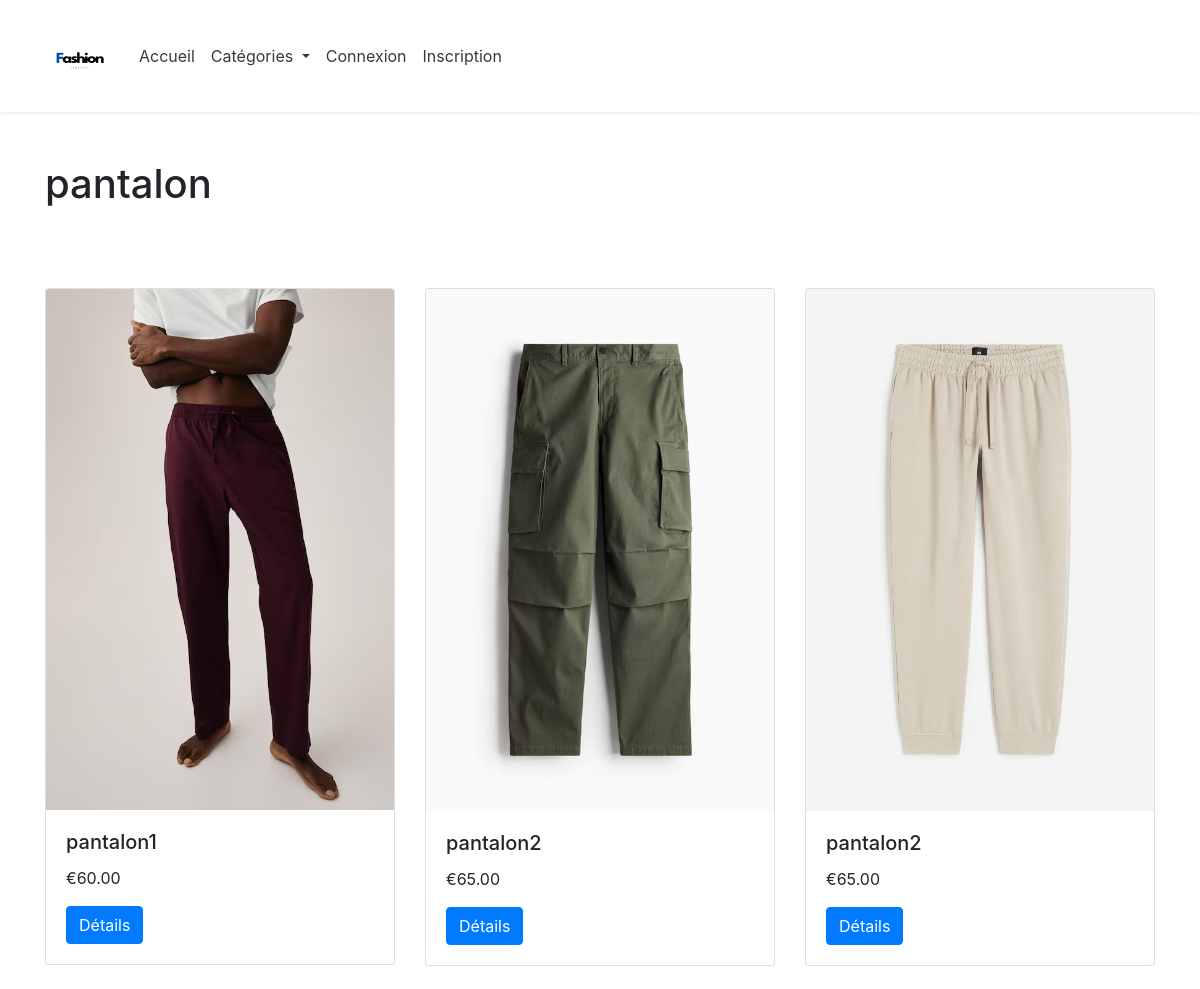
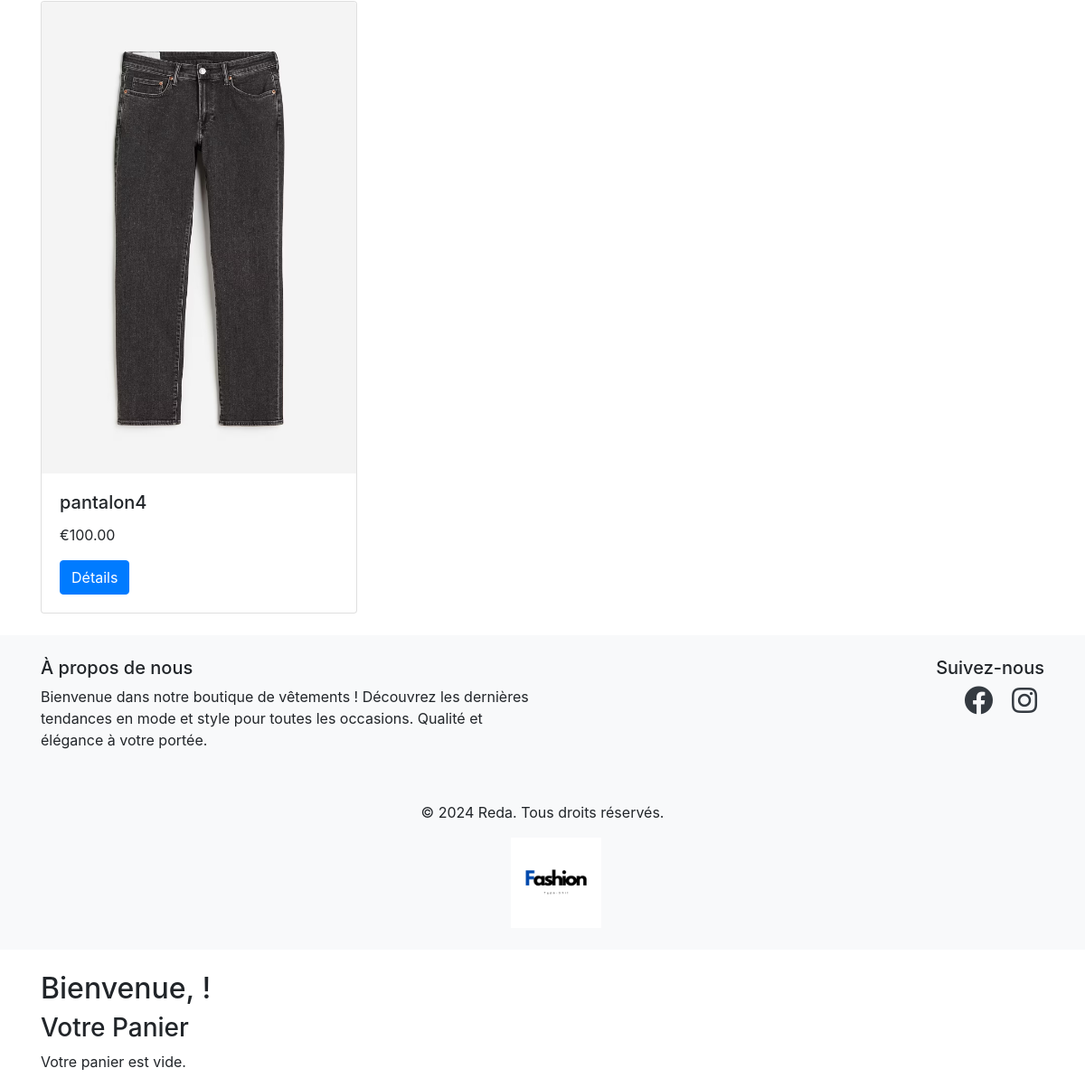
Screenshot of /index.php?action=view_products_by_category&category_id=499 with the database file from the repository (2 pictures, top to bottom).
### tables this page shows
CREATE TABLE `categories` (
  `category_id` int(11) NOT NULL,
  `name` varchar(255) NOT NULL,
  `description` text DEFAULT NULL,
  `image` varchar(255) DEFAULT NULL
);

CREATE TABLE `products` (
  `product_id` int(11) NOT NULL,
  `category_id` int(11) DEFAULT NULL,
  `name` varchar(255) NOT NULL,
  `description` text DEFAULT NULL,
  `price` decimal(10,2) NOT NULL,
  `image` varchar(255) DEFAULT NULL,
  `created_at` timestamp NOT NULL DEFAULT current_timestamp()
);

### controllers/CategoryController.php (called while the page is built, shortened)
<?php
class CategoryController {
    private $categoryModel;
    public function __construct($db) {
        $this->categoryModel = new Category($db);
    }
    public function viewProductsByCategory($categoryId) {
        $categoryName = $this->categoryModel->getCategoryName($categoryId);
        $products = $this->categoryModel->getProductsByCategory($categoryId);
        include 'views/product/category_products.php';
    }
}
?>

### models/Category.php (called while the page is built, shortened)
<?php
class Category {
    private $db;
    public function __construct($db) {
        $this->db = $db;
    }
    public function getCategoryName($categoryId) {
        $query = "SELECT name FROM categories WHERE category_id = :category_id";
        $stmt = $this->db->prepare($query);
        $stmt->bindParam(':category_id', $categoryId, PDO::PARAM_INT);
        $stmt->execute();
        $category = $stmt->fetch(PDO::FETCH_ASSOC);
        return $category ? $category['name'] : null;
    }
    public function getProductsByCategory($categoryId) {
        $query = "
            SELECT
                p.product_id,
                p.name AS product_name,
                p.price AS product_price,
                p.image AS product_image
            FROM products p
            WHERE p.category_id = :category_id
        ";
        $stmt = $this->db->prepare($query);
        $stmt->bindParam(':category_id', $categoryId, PDO::PARAM_INT);
        $stmt->execute();
        return $stmt->fetchAll(PDO::FETCH_ASSOC);
    }
}
?>

### views/product/category_products.php (the view, shortened to what this page needs)
<!DOCTYPE html>
<html lang="fr">
<head>
    <link rel="stylesheet" href="https://stackpath.bootstrapcdn.com/bootstrap/4.5.2/css/bootstrap.min.css">
</head>
<body>
    <br/>
<div class="container mt-4">
    <h1>  <?= htmlspecialchars($categoryName); ?></h1>
<br/>
<br/>
<br/>
    <?php if (!empty($products)): ?>
        <div class="row">
            <?php foreach ($products as $product): ?>
                <div class="col-md-4">
                    <div class="card mb-4">
                        <img src="<?= htmlspecialchars($product['product_image']); ?>" class="card-img-top" alt="<?= htmlspecialchars($product['product_name']); ?>">
                        <div class="card-body">
                            <h5 class="card-title"><?= htmlspecialchars($product['product_name']); ?></h5>
                            <p class="card-text">€<?= htmlspecialchars($product['product_price']); ?></p>
                            <a href="index.php?action=view_product&id=<?= htmlspecialchars($product['product_id']); ?>" class="btn btn-primary">Détails</a>
                        </div>
                    </div>
                </div>
            <?php endforeach; ?>
        </div>
    <?php else: ?>
        <p class="alert alert-warning">Votre catégorie est vide.</p>
    <?php endif; ?>
</div>
<?php include 'views/shared/footer.php'; ?>
<!DOCTYPE html>
<html lang="fr">
<head>
    <link rel="stylesheet" href="https://stackpath.bootstrapcdn.com/bootstrap/4.5.2/css/bootstrap.min.css">
</head>
<body>
    <div class="container mt-4">
        <h2>Bienvenue, <?= htmlspecialchars($_SESSION['username']); ?>!</h2>
        <h3>Votre Panier</h3>
        <?php if (empty($items)): ?>
            <p>Votre panier est vide.</p>
        <?php endif; ?>
    </div>
</body>
</html>
</body>
</html>

### views/shared/navbar.php (shortened to what this page needs)
<?php
require_once 'models/Category.php';
$action = $_GET['action'] ?? '';
?>
<nav class="navbar navbar-expand-lg navbar-light bg-white shadow-sm py-3">
    <div class="container">
        <a href="index.php" class="navbar-brand d-flex align-items-center">
            <img src="views/shared/uploads/aaa.png" alt="a" style="width: 70px; height: 70px; padding-top: 10px;">
        </a>
        <div class="collapse navbar-collapse" id="navbarNav">
            <ul class="navbar-nav ms-auto align-items-center">
                <li class="nav-item">
                    <a class="nav-link fw-semibold text-dark" href="index.php?action=home">Accueil</a>
                </li>
                <li class="nav-item dropdown">
                    <a class="nav-link dropdown-toggle fw-semibold text-dark" href="#" id="categoriesDropdown" role="button" data-bs-toggle="dropdown" aria-expanded="false">
                        Catégories
                    </a>
                </li>
                <?php if (isset($_SESSION['user_id'])): ?>
                    <?php if ($_SESSION['role'] !== 'admin'): ?>
                        <li class="nav-item">
                            <a class="nav-link fw-semibold text-dark" href="index.php?action=view_cart">
                                <i class="bi bi-cart-fill"></i> Panier
                            </a>
                        </li>
                    <?php endif; ?>
                    <li class="nav-item dropdown">
                        <a class="nav-link dropdown-toggle fw-semibold text-dark d-flex align-items-center" href="#" id="userDropdown" role="button" data-bs-toggle="dropdown" aria-expanded="false">
                            <i class="bi bi-person-circle me-1"></i> <?= htmlspecialchars($_SESSION['username']); ?>
                        </a>
                        <ul class="dropdown-menu dropdown-menu-end" aria-labelledby="userDropdown">
                            <li><a class="dropdown-item" href="index.php?action=account"><i class="bi bi-person"></i> Mon compte</a></li>
                            <li><a class="dropdown-item text-danger" href="index.php?action=logout"><i class="bi bi-box-arrow-right"></i> Déconnexion</a></li>
                        </ul>
                    </li>
                <?php else: ?>
                    <?php if ($action !== 'login'): ?>
                        <li class="nav-item">
                            <a class="nav-link fw-semibold text-dark" href="index.php?action=login"><i class="bi bi-box-arrow-in-right"></i> Connexion</a>
                        </li>
                    <?php endif; ?>
                    <?php if ($action !== 'register'): ?>
                        <li class="nav-item">
                            <a class="nav-link fw-semibold text-dark" href="index.php?action=register"><i class="bi bi-person-plus"></i> Inscription</a>
                        </li>
                    <?php endif; ?>
                <?php endif; ?>
            </ul>
        </div>
    </div>
</nav>

### index.php (shortened to what this page needs)
<?php
require_once 'controllers/OrderController.php';
require_once 'controllers/CategoryController.php';
include 'views/shared/navbar.php';
$db = new Database();
$connection = $db->connect();
$action = $_GET['action'] ?? 'home';
switch ($action) {
    case 'view_products_by_category':
        if (isset($_GET['category_id'])) {
            $controller = new CategoryController($connection);
            $controller->viewProductsByCategory((int)$_GET['category_id']);
        } else {
            echo "ID de catégorie non spécifié.";
        }
        break;
}
?>

### views/shared/footer.php
<link href="https://cdnjs.cloudflare.com/ajax/libs/font-awesome/5.15.4/css/all.min.css" rel="stylesheet">
<footer class="footer mt-auto py-4 bg-light">
    <div class="container">
        <div class="row">
            <div class="col-md-6 text-center text-md-left">
                <h5>À propos de nous</h5>
                <p>
                    Bienvenue dans notre boutique de vêtements ! Découvrez les dernières tendances en mode et style pour toutes les occasions. Qualité et élégance à votre portée.
                </p>
            </div>
            <div class="col-md-6 text-center text-md-right">
                <h5>Suivez-nous</h5>
                <a href="https://www.facebook.com/anas.ml.773/" target="_blank" class="text-dark mx-2">
                    <i class="fab fa-facebook fa-2x"></i>
                </a>
                <a href="https://www.instagram.com/anass.mili/" target="_blank" class="text-dark mx-2">
                    <i class="fab fa-instagram fa-2x"></i>
                </a>
            </div>
        </div>
<br/>
        <div class="row mt-3">
            <div class="col-12">
                <p class="text-center">&copy; <?= date('Y'); ?> Reda. Tous droits réservés.</p>
            </div>
        </div>
        <a  href="index.php"><img src="views/shared/uploads/aaa.png" alt="a" style="width: 100px; height: 100px; margin-left:520px ;"></a>
    </div>
</footer>

### rows the page displays
categories: name "pantalon"
products: image (picture), name "pantalon1", price "60.00"
products: image (picture), name "pantalon2", price "65.00"
products: image (picture), name "pantalon2", price "65.00"
products: image (picture), name "pantalon4", price "100.00"
